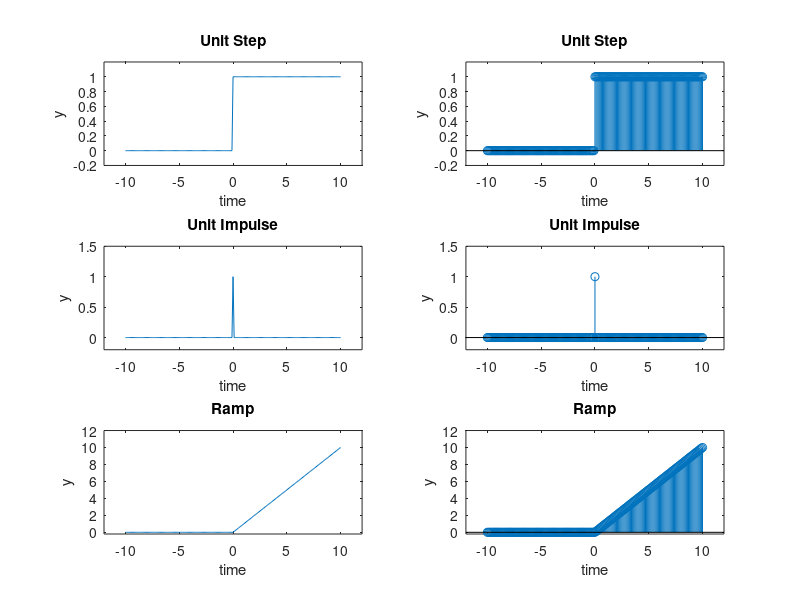

Write MATLAB code to recreate this figure.
% Unit step
t = -10:0.1:10;
unitstep = t>=0;
subplot(3,2,1);
plot(t,unitstep);
xlabel('time');
ylabel('y');
title('Unit Step');
axis([-12 12 -0.2 1.2]);
subplot(3,2,2);
stem(t,unitstep);
xlabel('time');
ylabel('y');
title('Unit Step');
axis([-12 12 -0.2 1.2]);


% Unit impulse
unitimpulse = t==0;
subplot(3,2,3);
plot(t, unitimpulse);
xlabel('time');
ylabel('y');
title('Unit Impulse');
axis([-12 12 -0.2 1.5]);
subplot(3,2,4);
stem(t, unitimpulse);
xlabel('time');
ylabel('y');
title('Unit Impulse');
axis([-12 12 -0.2 1.5]);


% Ramp
rmp = t.*unitstep;
subplot(3,2,5);
plot(t, rmp);
xlabel('time');
ylabel('y');
title('Ramp');
axis([-12 12 -0.2 12]);
subplot(3,2,6);
stem(t, rmp);
xlabel('time');
ylabel('y');
title('Ramp');
axis([-12 12 -0.2 12]);
